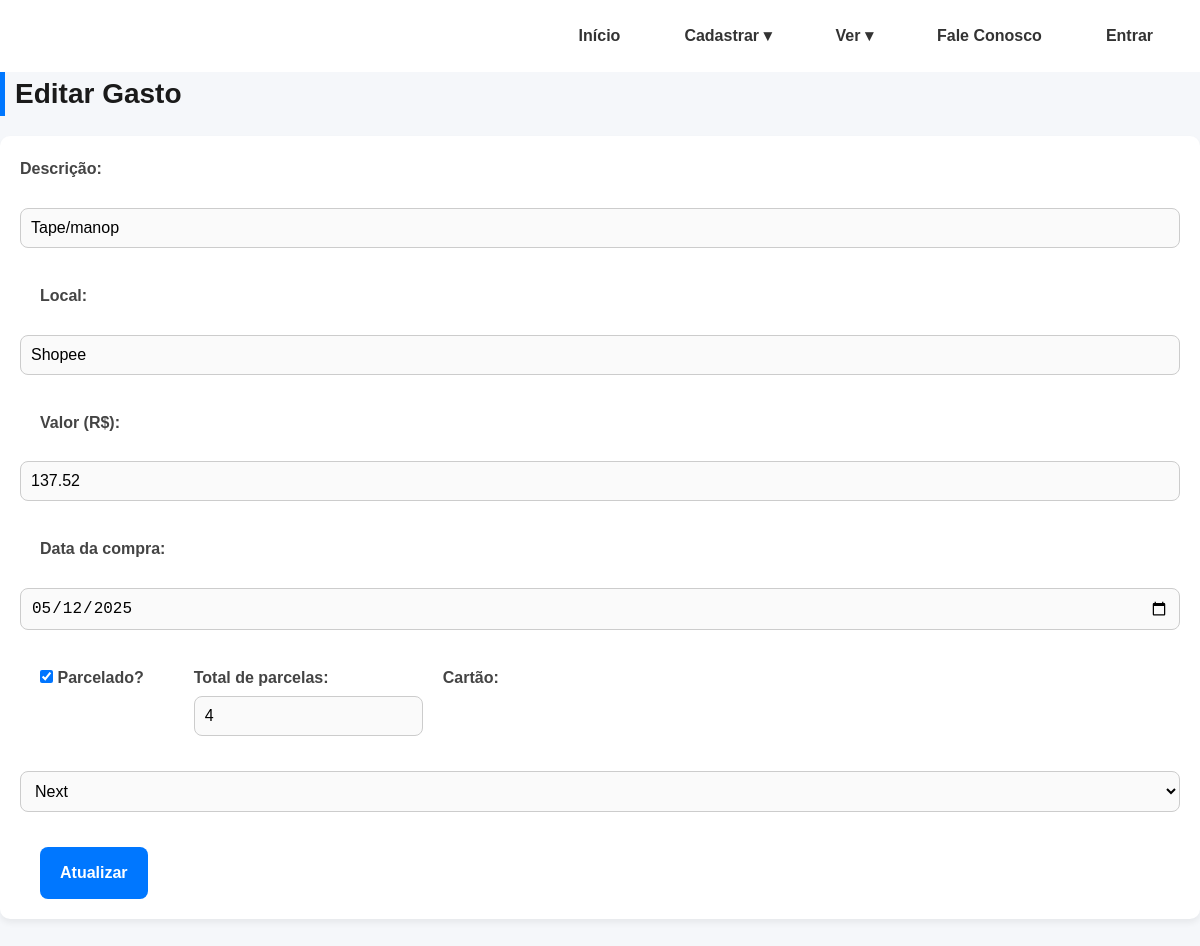
The page /editar_gasto.php?id=11 on the database its author committed.
### tables this page shows
CREATE TABLE `gastos` (
  `id` int(11) NOT NULL,
  `descricao` varchar(100) DEFAULT NULL,
  `local` varchar(100) NOT NULL,
  `valor` decimal(10,2) DEFAULT NULL,
  `data_compra` date DEFAULT NULL,
  `parcelado` tinyint(1) NOT NULL DEFAULT 0,
  `parcela_atual` int(11) NOT NULL DEFAULT 1,
  `total_parcelas` int(11) NOT NULL DEFAULT 1,
  `id_cartao` int(11) DEFAULT NULL
);

CREATE TABLE `cartoes` (
  `id` int(11) NOT NULL,
  `nome` varchar(50) NOT NULL COMMENT 'nome do cartão'
);

### editar_gasto.php (the view, shortened to what this page needs)
<?php
include 'conexao.php';
$id = $_GET['id'];
$stmt = $conexao->prepare("SELECT * FROM gastos WHERE id = ?");
$stmt->bind_param("i", $id);
$stmt->execute();
$gasto = $stmt->get_result()->fetch_assoc();
$cartoes = $conexao->query("SELECT id, nome FROM cartoes ORDER BY nome ASC");
?>
<!DOCTYPE html>
<html lang="pt-br">
<head>
    <link rel="stylesheet" href="styles.css">
</head>
<body>
<?php include 'header.php'; ?>
<h2>Editar Gasto</h2>
<form action="atualizar_gasto.php" method="post">
    <label>Descrição:</label>
    <input type="text" name="descricao" value="<?= $gasto['descricao'] ?>" required><br>
    <label>Local:</label>
    <input type="text" name="local" value="<?= $gasto['local'] ?>"><br>
    <label>Valor (R$):</label>
    <input type="number" name="valor" step="0.01" value="<?= $gasto['valor'] ?>" required><br>
    <label>Data da compra:</label>
    <input type="date" name="data_compra" value="<?= $gasto['data_compra'] ?>" required><br>
    <label><input type="checkbox" id="parcelado" name="parcelado" value="1" onclick="toggleParcelamento()" <?= $gasto['parcelado'] ? 'checked' : '' ?>> Parcelado?</label><br>
    <div id="parcelas" style="display: <?= $gasto['parcelado'] ? 'block' : 'none' ?>;">
        <label>Total de parcelas:</label>
        <input type="number" name="total_parcelas" min="2" value="<?= $gasto['total_parcelas'] ?>"><br>
    </div>
    <label>Cartão:</label>
    <select name="id_cartao" required>
        <?php while ($cartao = $cartoes->fetch_assoc()): ?>
            <option value="<?= $cartao['id'] ?>" <?= $gasto['id_cartao'] == $cartao['id'] ? 'selected' : '' ?>>
                <?= $cartao['nome'] ?>
            </option>
        <?php endwhile; ?>
    </select><br><br>
    <button type="submit">Atualizar</button>
</form>
</body>
</html>

### styles.css (style rules this page uses)
* { margin: 0; padding: 0; box-sizing: border-box; }
body { font-family: 'Segoe UI', Tahoma, Geneva, Verdana, sans-serif; background-color: #f5f7fa; color: #2b2d42; padding: 40px 20px; }
h2 { font-size: 2rem; margin-bottom: 24px; color: #1a1a1a; }
form { display: flex; flex-wrap: wrap; gap: 20px; background: #ffffff; padding: 20px; border-radius: 12px; box-shadow: 0 0 8px rgba(0, 0, 0, 0.06); margin-bottom: 30px; }
form label { font-weight: 600; margin-right: 10px; }
form select, form input { padding: 10px 14px; border: 1px solid #ccc; border-radius: 8px; background: #fafafa; font-size: 1rem; }
form button { padding: 10px 20px; background-color: #2b2d42; color: #ffffff; border: none; border-radius: 8px; font-weight: bold; cursor: pointer; transition: background 0.3s ease; }
body { font-family: 'Segoe UI', Tahoma, Geneva, Verdana, sans-serif; background-color: #f5f7fa; color: #333; padding: 20px; line-height: 1.6; }
h2 { margin-bottom: 20px; color: #1a1a1a; font-size: 28px; border-left: 5px solid #0077ff; padding-left: 10px; }
form { margin-bottom: 30px; background: #ffffff; padding: 20px; border-radius: 10px; box-shadow: 0 4px 6px rgba(0,0,0,0.06); }
form label { display: block; margin-bottom: 6px; font-weight: bold; color: #444; }
form input[type="text"], form input[type="number"], form input[type="date"], form select { width: 100%; padding: 10px; border: 1px solid #ccc; border-radius: 8px; margin-bottom: 15px; font-size: 16px; transition: border 0.2s; }
form button { background-color: #0077ff; color: white; border: none; padding: 12px 20px; border-radius: 8px; font-size: 16px; cursor: pointer; transition: background 0.3s; }

### header.php (style rules this page uses)
body { margin: 0; padding: 0; font-family: 'Arial', sans-serif; }

### rows shown on the page
gastos: descricao "Tape/manop", local "Shopee", valor "137.52", data_compra "05/12/2025", parcelado "☑", total_parcelas "4", id_cartao "Next"
